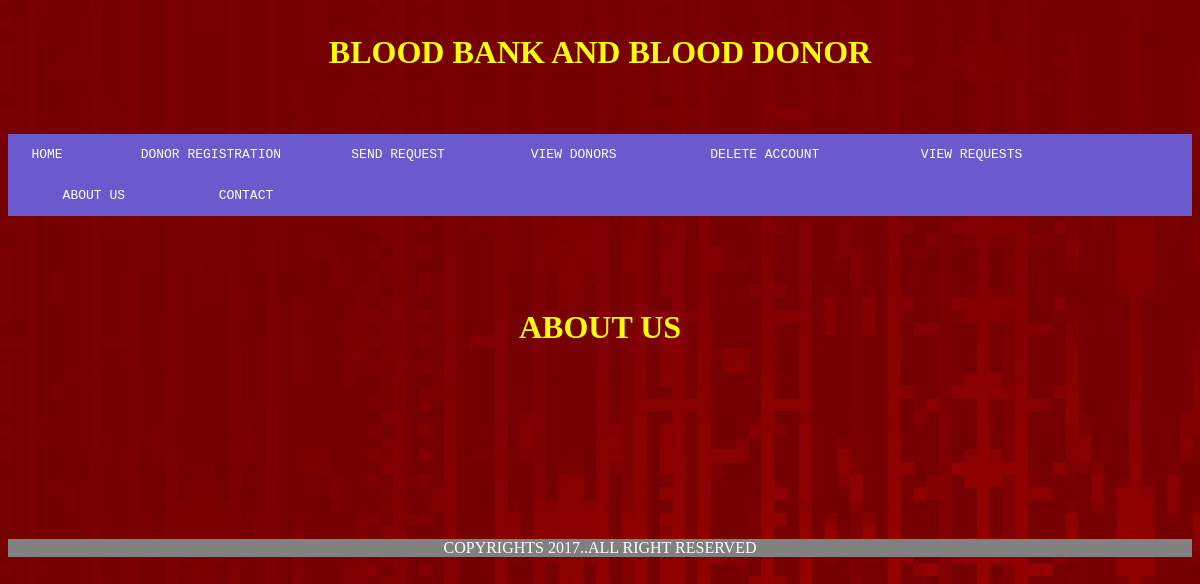
The page /about.php on the database as committed earlier.
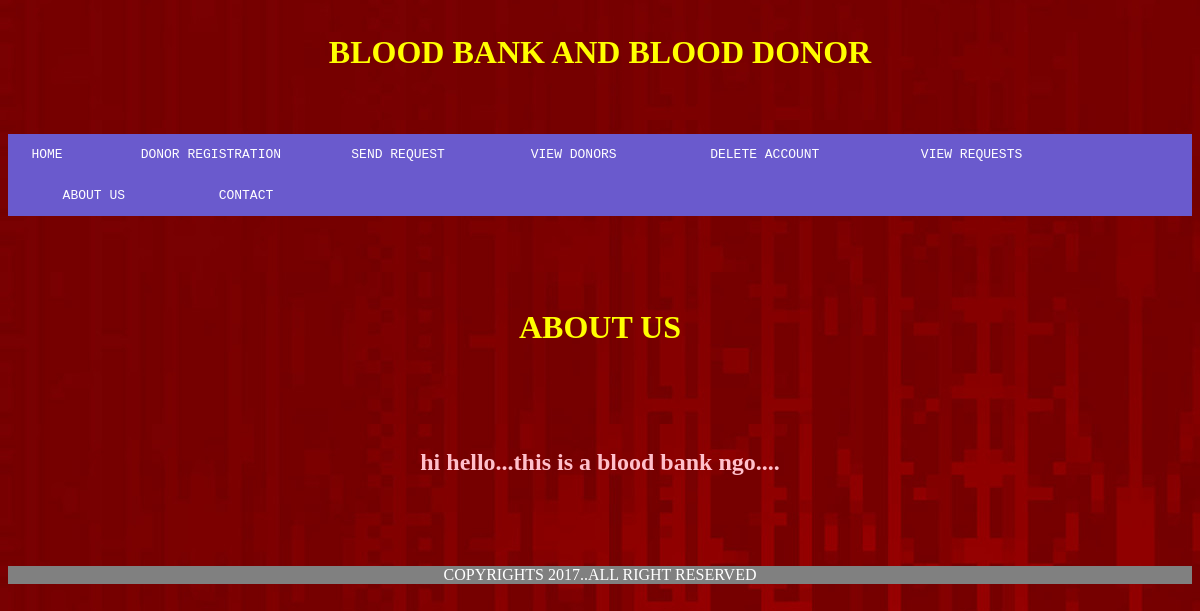
The same page on the database as committed later.
### tables this page shows
CREATE TABLE `about` (
  `name` varchar(1000) NOT NULL
);

### about.php (the view, shortened to what this page needs)
<html>
<head>
<link rel="stylesheet" type="text/css" href="style1.css">
</head>
<body background="bb.jpg">
<header><h1>BLOOD BANK AND BLOOD DONOR</h1></header><br><br>
<nav>
<ul>
<li><a href="home.php"><pre>   HOME     </pre>
<li><a href="donor.php"><pre>     DONOR REGISTRATION     </pre>
<li><a href="request.php"><pre>    SEND REQUEST     </pre>
<li><a href="donorlist.php"><pre>      VIEW DONORS        </pre>
<li><a href="delete.php"><pre>    DELETE ACCOUNT        </pre>
<li><a href="requestlist.php"><pre>     VIEW REQUESTS     </pre>
<li><a href="about.php"><pre>       ABOUT US      </pre>
<li><a href="contact.php"><pre>      CONTACT      </pre></a>
</ul>
</nav><br><br>
<font color="pink">
<center>
<br>
<br>
<h1>ABOUT US</h1>
<h2>
<br><br>
<br>
<?php
	$link=mysqli_connect("localhost","root","");
	mysqli_select_db($link,"bloodbank");
	$res=mysqli_query($link,"select * from  about");
	while($row=mysqli_fetch_array($res))
	{
		echo $row['name'];
	}
?>
</h2>
<br><br><br>
<footer>
<P>COPYRIGHTS 2017..ALL RIGHT RESERVED</p>
</center>
</body>
</html>

Rows that differ between the two databases and show on the page:
added about: name "hi hello...this is a blood bank ngo...."
